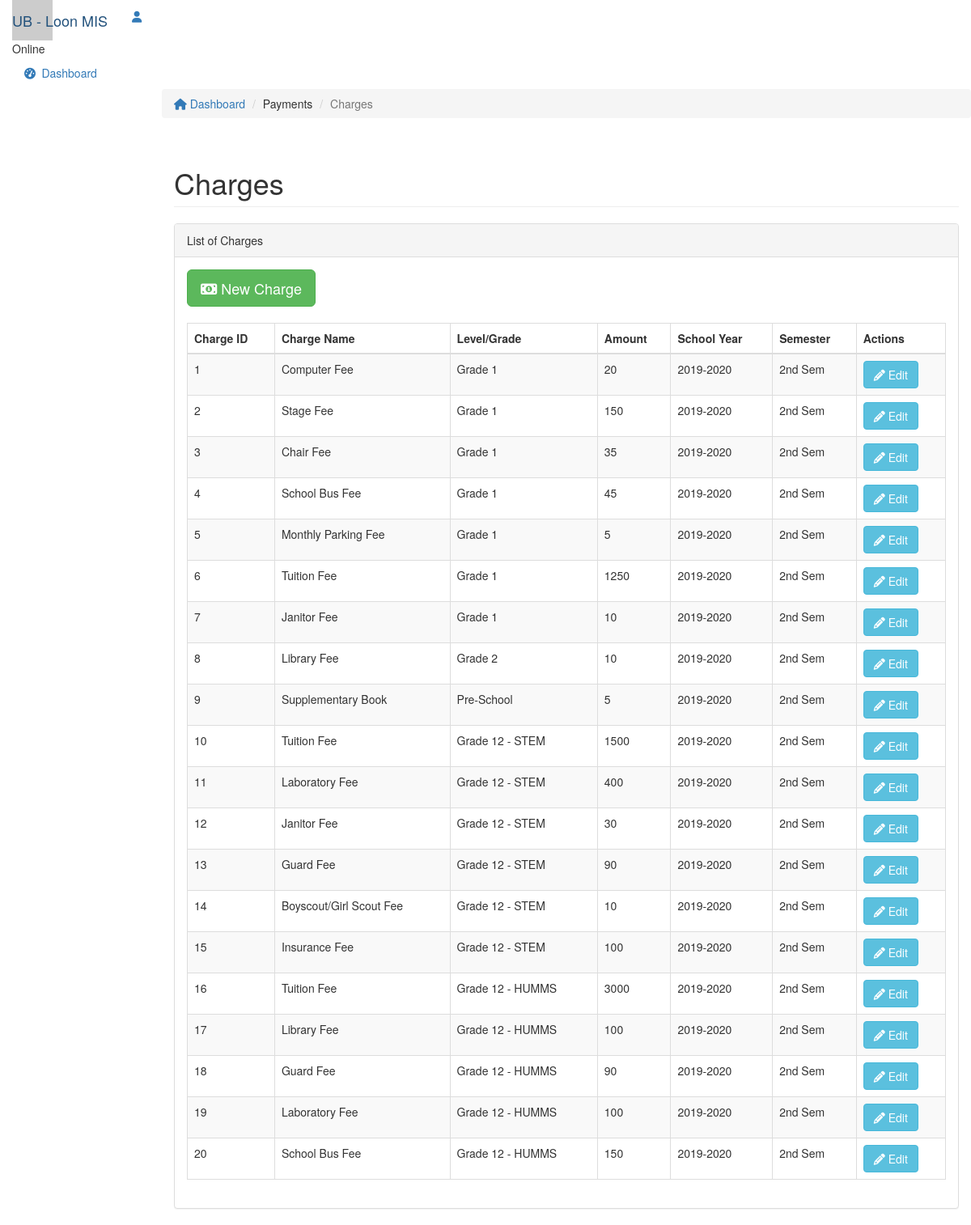
/index.php/charge, run on an earlier commit of the app's database.
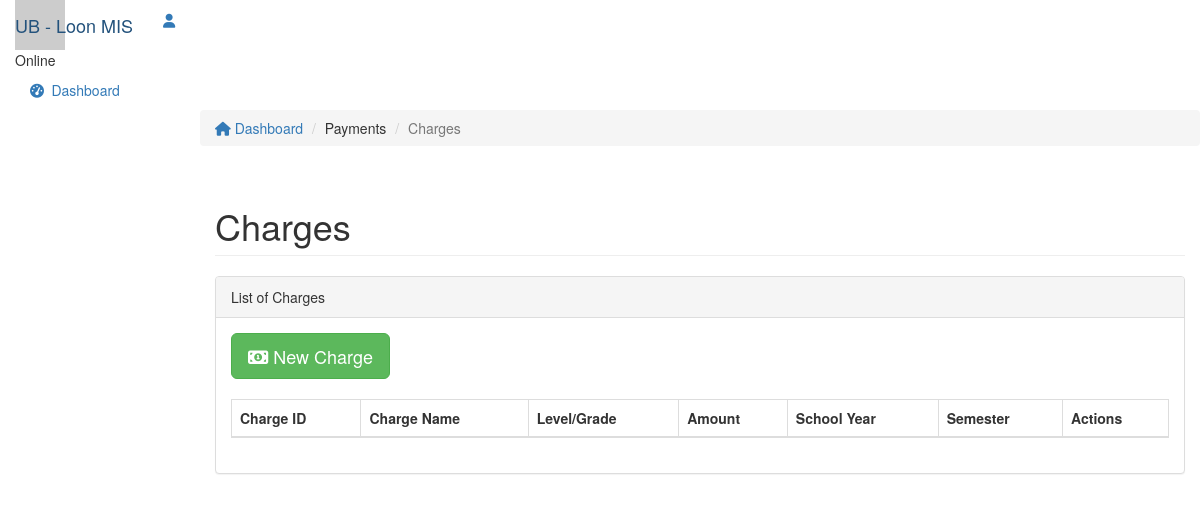
And on a later commit of the database.
### tables this page shows
CREATE TABLE `charges` (
  `charge_id` int(11) NOT NULL,
  `charge_name` varchar(100) NOT NULL,
  `charge_level` int(11) DEFAULT NULL,
  `charge_amount` double NOT NULL,
  `charge_sy` int(11) NOT NULL,
  `charge_semester` int(11) NOT NULL
);

CREATE TABLE `school_year` (
  `schoolyear_id` int(11) NOT NULL,
  `schoolyear_status` int(11) NOT NULL,
  `schoolyear_value` varchar(20) NOT NULL
);

### application/views/layouts/main.php (called while the page is built, shortened)
<?php
$this->load->view('parts/header');
$this->load->view($_view);
?>

### application/controllers/Charge.php (called while the page is built, shortened)
<?php
class Charge extends CI_Controller{
    function __construct()
    {
        $this->load->model('Charge_model');
        $this->load->model('Level_model');
        $this->load->library(['enrollment_library','ion_auth']);
    }
    function index()
    {
        $data['charges'] = $this->Charge_model->get_all_charges();
        $data['page_title'] = 'Charges';
        $data['_view'] = 'charge/index';
        $this->load->view('layouts/main',$data);
    }
}

### index.php (called while the page is built, shortened)
<?php
require_once BASEPATH.'core/CodeIgniter.php';

### application/models/Charge_model.php (called while the page is built, shortened)
<?php
class Charge_model extends CI_Model
{
    function get_all_charges()
    {
        $this->db->order_by('charge_id', 'Asc');
        return $this->db->get('charges')->result_array();
    }
}

### application/models/Faculty_model.php (called while the page is built, shortened)
<?php
class Faculty_model extends CI_Model
{
    function get_level_detail_by_id($level_id,$detail){
        if($this->db->where('levels_id',$level_id)->get('levels')->row()!==NULL){
        return $this->db->where('levels_id',$level_id)->get('levels')->row()->$detail;
        }else{
            return ;
        }
    }
}

### application/libraries/Enrollment_library.php (called while the page is built, shortened)
<?php
class Enrollment_library
{
	protected $ci;
	public function __construct()
	{
        $this->ci =& get_instance();
	}
	public function get_level_info_by_id($id,$column){
		return $this->ci->Faculty_model->get_level_detail_by_id($id,$column);
	}
	public function get_school_year_by_id($sy_id){
		return $this->ci->Enrollment_model->get_school_year($sy_id);
	}
}

### application/models/Enrollment_model.php (called while the page is built, shortened)
<?php
class Enrollment_model extends CI_Model {
	public function get_school_year($sy){
		return $this->db->where('schoolyear_id',$sy)->get('school_year')->row()->schoolyear_value;
	}
}

### application/views/charge/index.php (the view, shortened to what this page needs)
<div class="col-sm-9 col-sm-offset-3 col-lg-10 col-lg-offset-2 main">
		<div class="row">
			<ol class="breadcrumb">
				<li><a href="#">
					<em class="fa fa-home"></em> Dashboard
				</a></li>
				<li class="">Payments</li>
				<li class="active">Charges</li>
			</ol>
		</div>
		<div class="row">
			<div class="col-lg-12">
				<h1 class="page-header">Charges</h1>
			</div>
		</div>
		<div class="row">
			<div class="col-lg-12">
				<div class="panel panel-default">
					<div class="panel-heading">List of Charges</div>
					<div class="panel-body">
						<div class="table-responsive">
							<div>
								<a href="<?php echo site_url('charge/add'); ?>" class="btn btn-success btn-lg"><i class="fa fa-money"></i> New Charge</a>
							</div>
							<br>
							 <table class="table table-striped table-bordered table-charge-list">
							 	<thead>
							    <tr>
									<th>Charge ID</th>
									<th>Charge Name</th>
									<th>Level/Grade</th>
									<th> Amount</th>
									<th>School Year</th>
									<th>Semester</th>
									<th>Actions</th>
							    </tr>
							    </thead>
							    <tbody>
								<?php foreach($charges as $c){ ?>
							    <tr>
									<td><?php echo $c['charge_id']; ?></td>
									<td><?php echo $c['charge_name']; ?></td>
									<td><?php echo $this->enrollment_library->get_level_info_by_id($c['charge_level'],'name'); ?></td>
									<td><?php echo $c['charge_amount']; ?></td>
									<td><?php echo $this->enrollment_library->get_school_year_by_id($c['charge_sy']); ?></td>
									<td><?php echo $c['charge_semester'] =='1' ? '1st Sem' :'2nd Sem';?></td>
									<td>
							            <a href="<?php echo site_url('charge/edit/'.$c['charge_id']); ?>" class="btn btn-info btn-md">
							            <i class="fa fa-pencil"></i>
							            Edit
							        	</a>
							        </td>
							    </tr>
								<?php } ?>
								</tbody>
							</table>
							</div>
						</div>
					</div>
				</div>
			</div>
	</div>

What changed in the data, as far as the page shows it:
removed charges: charge_id "1", charge_name "Computer Fee", level_info_by_id "Grade 1", charge_amount "20", charge_sy.schoolyear_value "2019-2020", shows "2nd Sem"
removed charges: charge_id "2", charge_name "Stage Fee", level_info_by_id "Grade 1", charge_amount "150", charge_sy.schoolyear_value "2019-2020", shows "2nd Sem"
removed charges: charge_id "3", charge_name "Chair Fee", level_info_by_id "Grade 1", charge_amount "35", charge_sy.schoolyear_value "2019-2020", shows "2nd Sem"
removed charges: charge_id "4", charge_name "School Bus Fee", level_info_by_id "Grade 1", charge_amount "45", charge_sy.schoolyear_value "2019-2020", shows "2nd Sem"
removed charges: charge_id "5", charge_name "Monthly Parking Fee", level_info_by_id "Grade 1", charge_amount "5", charge_sy.schoolyear_value "2019-2020", shows "2nd Sem"
removed charges: charge_id "6", charge_name "Tuition Fee", level_info_by_id "Grade 1", charge_amount "1250", charge_sy.schoolyear_value "2019-2020", shows "2nd Sem"
removed charges: charge_id "7", charge_name "Janitor Fee", level_info_by_id "Grade 1", charge_amount "10", charge_sy.schoolyear_value "2019-2020", shows "2nd Sem"
removed charges: charge_id "8", charge_name "Library Fee", level_info_by_id "Grade 2", charge_amount "10", charge_sy.schoolyear_value "2019-2020", shows "2nd Sem"
removed charges: charge_id "9", charge_name "Supplementary Book", level_info_by_id "Pre-School", charge_amount "5", charge_sy.schoolyear_value "2019-2020", shows "2nd Sem"
removed charges: charge_id "10", charge_name "Tuition Fee", level_info_by_id "Grade 12 - STEM", charge_amount "1500", charge_sy.schoolyear_value "2019-2020", shows "2nd Sem"
removed charges: charge_id "11", charge_name "Laboratory Fee", level_info_by_id "Grade 12 - STEM", charge_amount "400", charge_sy.schoolyear_value "2019-2020", shows "2nd Sem"
removed charges: charge_id "12", charge_name "Janitor Fee", level_info_by_id "Grade 12 - STEM", charge_amount "30", charge_sy.schoolyear_value "2019-2020", shows "2nd Sem"
removed charges: charge_id "13", charge_name "Guard Fee", level_info_by_id "Grade 12 - STEM", charge_amount "90", charge_sy.schoolyear_value "2019-2020", shows "2nd Sem"
removed charges: charge_id "14", charge_name "Boyscout/Girl Scout Fee", level_info_by_id "Grade 12 - STEM", charge_amount "10", charge_sy.schoolyear_value "2019-2020", shows "2nd Sem"
removed charges: charge_id "15", charge_name "Insurance Fee", level_info_by_id "Grade 12 - STEM", charge_amount "100", charge_sy.schoolyear_value "2019-2020", shows "2nd Sem"
removed charges: charge_id "16", charge_name "Tuition Fee", level_info_by_id "Grade 12 - HUMMS", charge_amount "3000", charge_sy.schoolyear_value "2019-2020", shows "2nd Sem"
removed charges: charge_id "17", charge_name "Library Fee", level_info_by_id "Grade 12 - HUMMS", charge_amount "100", charge_sy.schoolyear_value "2019-2020", shows "2nd Sem"
removed charges: charge_id "18", charge_name "Guard Fee", level_info_by_id "Grade 12 - HUMMS", charge_amount "90", charge_sy.schoolyear_value "2019-2020", shows "2nd Sem"
removed charges: charge_id "19", charge_name "Laboratory Fee", level_info_by_id "Grade 12 - HUMMS", charge_amount "100", charge_sy.schoolyear_value "2019-2020", shows "2nd Sem"
removed charges: charge_id "20", charge_name "School Bus Fee", level_info_by_id "Grade 12 - HUMMS", charge_amount "150", charge_sy.schoolyear_value "2019-2020", shows "2nd Sem"
